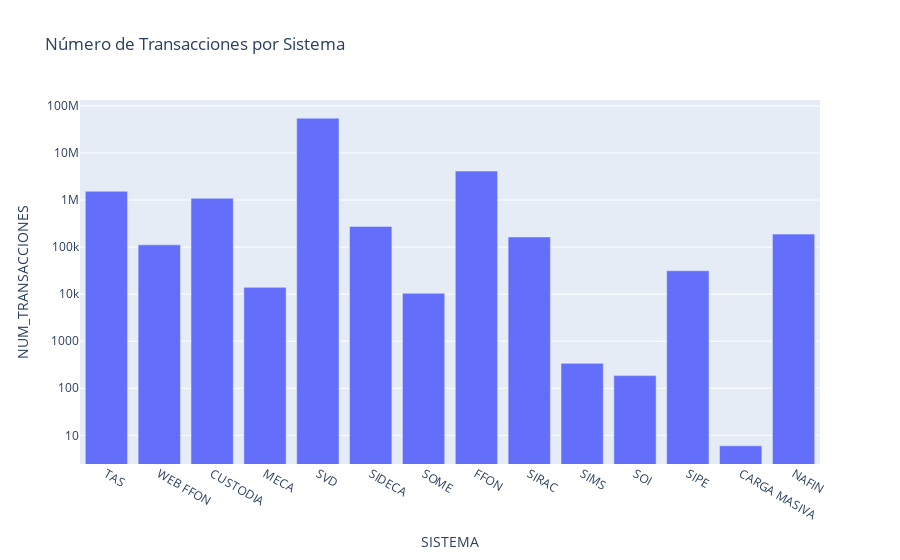

The cell this chart's notebook holds for it:
### Code cell
fig = px.bar(agrupado_sistemas_presentes, 
             x="SISTEMA", 
             y="NUM_TRANSACCIONES", 
             title="Número de Transacciones por Sistema",
             log_y=True)
fig.show()

### Figure 1 — Plotly figure (JSON) as saved in the notebook; plotly's stock layout.template omitted (floating-point values rounded to 4 significant figures)
{"data": [{"alignmentgroup": "True", "hovertemplate": "SISTEMA=%{x}<br>NUM_TRANSACCIONES=%{y}<extra></extra>", "legendgroup": "", "marker": {"color": "#636efa", "pattern": {"shape": ""}}, "name": "", "offsetgroup": "", "orientation": "v", "showlegend": false, "textposition": "auto", "type": "bar", "x": ["TAS", "WEB FFON", "CUSTODIA", "MECA", "SVD", "SIDECA", "SOME", "FFON", "SIRAC", "SIMS", "SOI", "SIPE", "CARGA MASIVA", "NAFIN"], "xaxis": "x", "y": [1533975, 111479, 1086272, 13949, 54780080, 275229, 10418, 4114656, 164043, 339, 186, 31401, 6, 188706], "yaxis": "y"}], "layout": {"barmode": "relative", "legend": {"tracegroupgap": 0}, "title": {"text": "Número de Transacciones por Sistema"}, "xaxis": {"anchor": "y", "domain": [0, 1], "title": {"text": "SISTEMA"}}, "yaxis": {"anchor": "x", "domain": [0, 1], "title": {"text": "NUM_TRANSACCIONES"}, "type": "log"}}}
